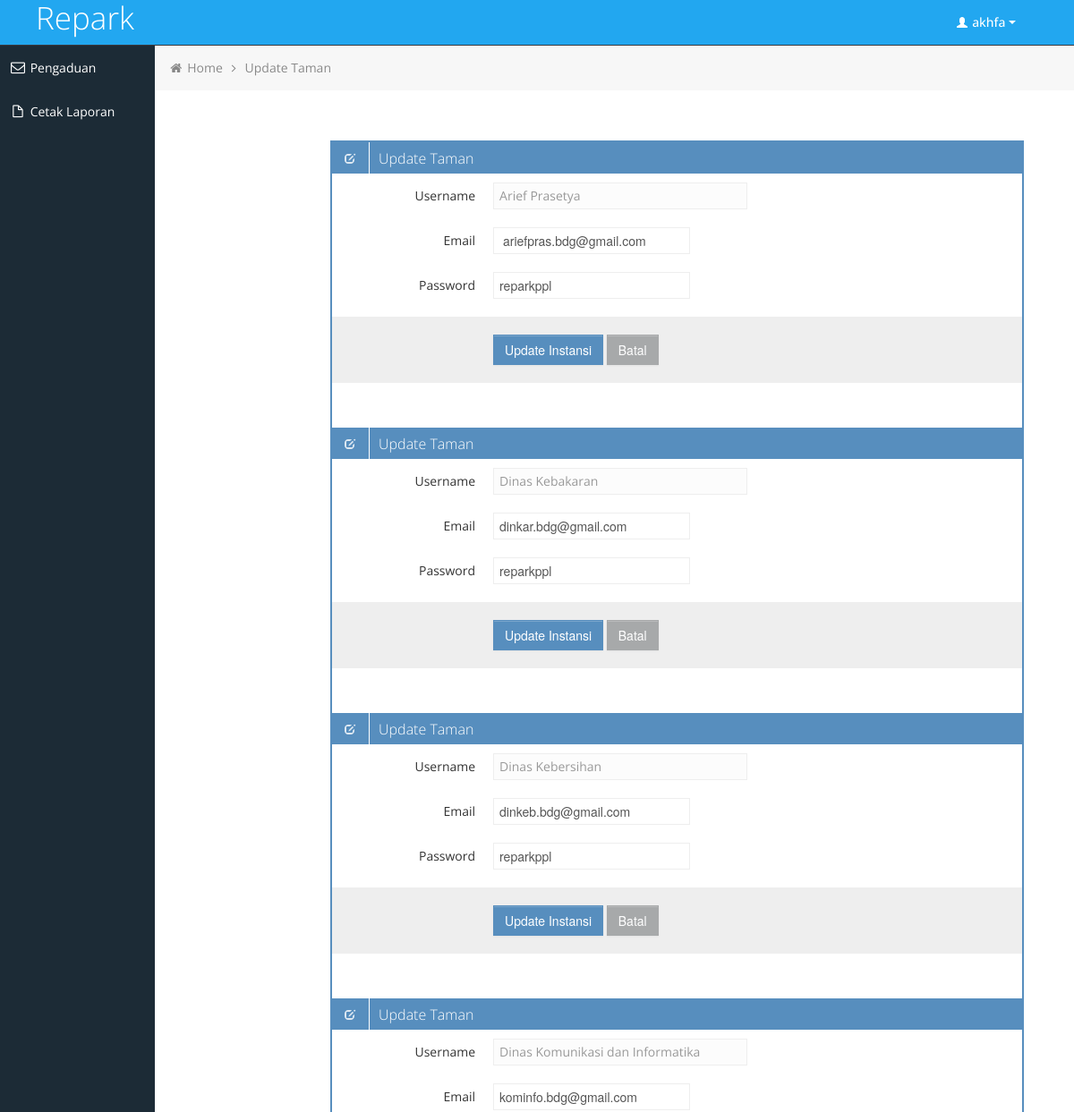
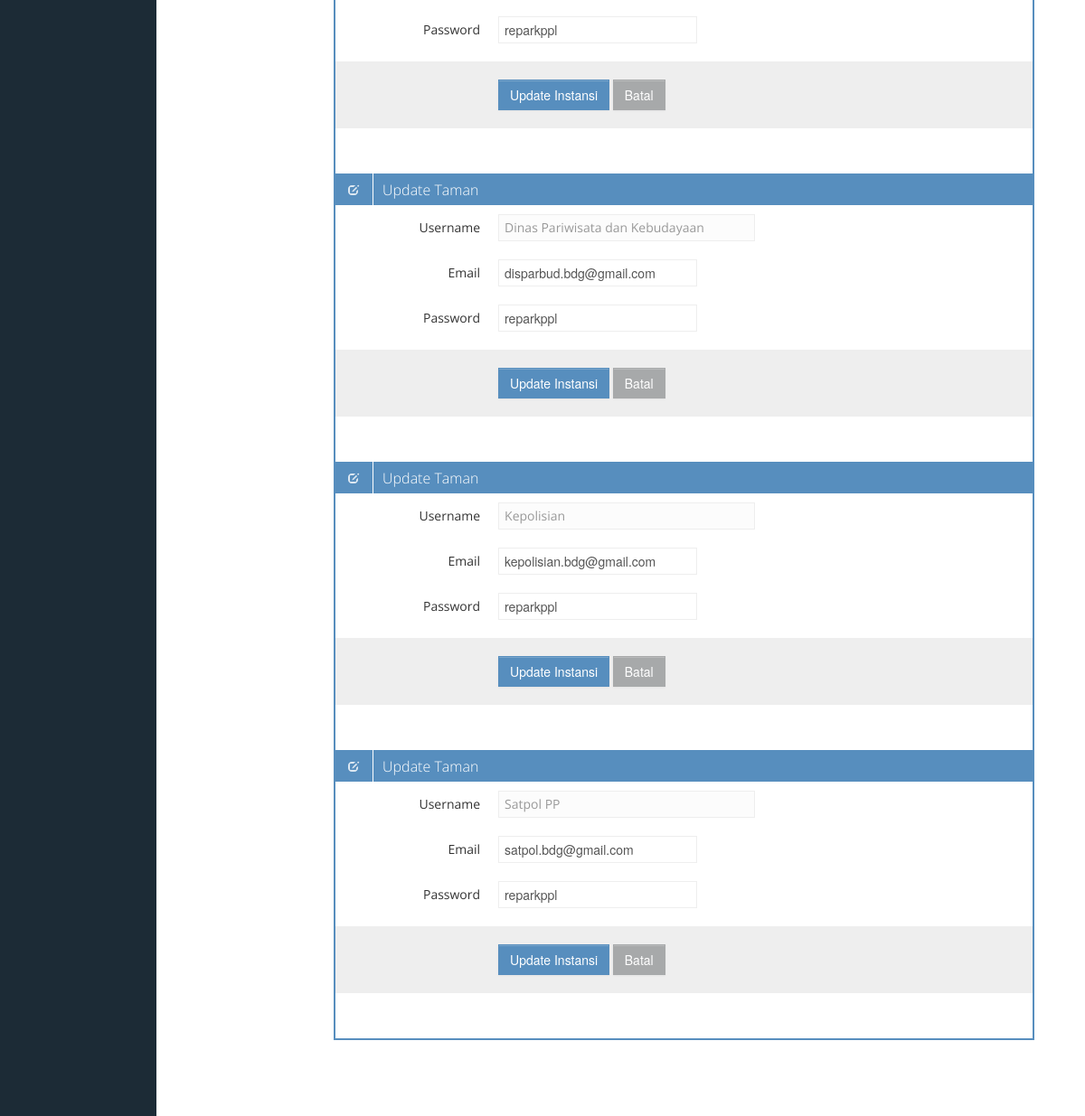
The app's page /Instansi/updateinstansi.php (signed in) with its own data (2 pictures, top to bottom).
### tables this page shows
CREATE TABLE IF NOT EXISTS `Instansi` (
  `Username` varchar(50) NOT NULL,
  `Email` varchar(25) NOT NULL,
  `Password` varchar(50) NOT NULL,
  PRIMARY KEY (`Username`)
);

### database/config.php (called while the page is built, shortened)
<?php
	function getResultFromQuery($connection, $input_query)
	{
		$result = $connection->query($input_query);
		if($result->num_rows > 0)
		{
			return $result;
		}
	}
?>

### Instansi/updateinstansi.php (the view, shortened to what this page needs)
<?php require "header.php"; ?>
		<div class="container-fluid-full">
		<div class="row-fluid">
<?php require "sidebar.php"; ?>
			<div id="content" class="span10">
			<ul class="breadcrumb">
				<li>
					<i class="icon-home"></i>
					<a href="index.php">Home</a>
					<i class="icon-angle-right"></i>
				</li>
				<li><a href="#">Update Taman</a></li>
			</ul>
			<div id="content" class="span10">
			<div class="row-fluid sortable">
				<div class="box span12">
						  <?php
								require '../database/config.php';
								$koneksi 	= getConnection();
								$query 		= "SELECT * FROM Instansi";
								$result 	= getResultFromQuery($koneksi, $query);
								if($result->num_rows > 0)
								{
									while($row = $result->fetch_assoc()) {
										echo "<div class=\"box-header\" data-original-title>
											<h2><i class=\"halflings-icon white edit\"></i><span class=\"break\"></span>Update Taman</h2>
											</div>
											<div class=\"box-content\">
											<form class=\"form-horizontal\" action=\"updateinstansihandler.php\"method=\"POST\">
											<fieldset>
											<div class=\"control-group\">
											  <label class=\"control-label\" for=\"date01\">Username</label>
											  <div class=\"controls\">
												<span type=\"text\" class=\"input-xlarge uneditable-input\" id=\"date01\" name=\"username\" >".$row["Username"]."</span>
											  </div>
											</div>
											<div class=\"control-group\">
											  <label class=\"control-label\" for=\"date01\">Email</label>
											  <div class=\"controls\">
												<input type=\"text\" id=\"date01\" name=\"email\" value=\"".$row["Email"]."\">
											  </div>
											</div>
											<input name=\"username\" type=\"hidden\" value=\"".$row["Username"]."\">
											<div class=\"control-group\">
											  <label class=\"control-label\" for=\"date01\">Password</label>
											  <div class=\"controls\">
												<input type=\"text\" id=\"date02\" name=\"password\" value=\"".$row["Password"]."\">
											  </div>
											</div>
											<div class=\"form-actions\">
											  <button type=\"submit\" class=\"btn btn-primary\">Update Instansi</button>
											  <button type=\"reset\" class=\"btn\">Batal</button>
											</div></fieldset></form></div>";
									}
								}
							 ?>
				</div>
			</div>
	</div>
	</div>
		</div>
		</div>
<?php require "footer.php"; ?>

### Instansi/css/style.css (style rules this page uses)
body { background: #F5F5F5; color: #333; border: none; font-family: 'Open Sans', sans-serif; font-weight: 400; }
a { color: #646464; }
h2 { font-size: 16px; line-height: 16px; }
#content { background: #ffffff; filter: none; min-height: 100%; padding: 20px 20px; position: relative; }
.breadcrumb { margin: -28px -28px 28px -28px; line-height: 34px; background: #F7F7F7; border: 0px; color: #888; -webkit-box-shadow: none; -moz-box-shadow: none; box-shadow: none; -webkit-border-radius: 0px; -moz-border-radius: 0px; border-radius: 0px; }
.breadcrumb a { color: #888; text-shadow: 0px 1px 1px #fff; }
.box { border: 2px solid #578EBE; background: #fff !important; margin-bottom: 28px; }
.box-header { height: 16px; font-size: 16px; line-height: 16px; padding: 10px; background: #578EBE; -webkit-box-shadow: none; -moz-box-shadow: none; box-shadow: none; overflow: hidden; }
.box-header h2 { float:left; margin-top: 0px; font-weight: 300; }
.box-header .box-icon, .box-header h2 { color:#fff; }
.box-header h2 i { margin: 0px 3px 0px 4px; opacity: .8; filter: alpha(opacity=80); -ms-filter:"progid:DXImageTransform.Microsoft.Alpha(Opacity=80)"; }
.box-content { position: relative; z-index: 50; margin-top: -1px; padding: 10px 0px; background: #fff !important; }
.form-actions { padding: 19px 20px 20px; background-color: #eee; border-top: 1px solid #eee; *zoom: 1; }
.form-actions:before, .form-actions:after { display: table; line-height: 0; content: ""; }
.form-actions:after { clear: both; }
.btn { display: inline-block; padding: 6px 12px; margin-bottom: 0; font-size: 14px; font-weight: 500; line-height: 20px; text-align: center; white-space: nowrap; vertical-align: middle; cursor: pointer; border: 1px solid #a7a9aa; -webkit-border-radius: 0px !important; border-radius: 0px !important; }
.btn { color: #ffffff; background-color: #a7a9aa; border-color: #a7a9aa; background-image: none; filter: none; text-shadow: none; }
.btn-primary { background-color: #578EBE; border-color: #578EBE; }

### Instansi/css/style-responsive.css (style rules this page uses)
@media (min-width: 1200px) { .container-fluid-full { overflow: hidden; position: relative; height: 100%; } }
@media (min-width: 1200px) { #content { width: 85.578%; padding: 28px; margin: 0px 0px; margin-left: 14.422% !important; } }

### Instansi/css/halflings.css (style rules this page uses)
html, html .halflings { -webkit-font-smoothing: antialiased !important; }
.halflings-icon { display: inline-block; width: 14px; height: 14px; line-height: 14px; vertical-align: text-top; background-image: url(../img/glyphicons_halflings.svg); background-position: 0 0; background-repeat: no-repeat; vertical-align: top; *display: inline; *zoom: 1; *margin-right: .3em; }
.halflings-icon.white { background-image: url(../img/glyphicons_halflings-white.svg); }
.halflings-icon.edit { background-position: -96px -72px; }

### records on screen
instansi: Username "Arief Prasetya", email "ariefpras.bdg@gmail.com", password "reparkppl"
instansi: Username "Dinas Kebakaran", email "dinkar.bdg@gmail.com", password "reparkppl"
instansi: Username "Dinas Kebersihan", email "dinkeb.bdg@gmail.com", password "reparkppl"
instansi: Username "Dinas Komunikasi dan Informatika", email "kominfo.bdg@gmail.com", password "reparkppl"
instansi: Username "Dinas Pariwisata dan Kebudayaan", email "disparbud.bdg@gmail.com", password "reparkppl"
instansi: Username "Kepolisian", email "kepolisian.bdg@gmail.com", password "reparkppl"
instansi: Username "Satpol PP", email "satpol.bdg@gmail.com", password "reparkppl"

### other values on screen
$username "akhfa"
